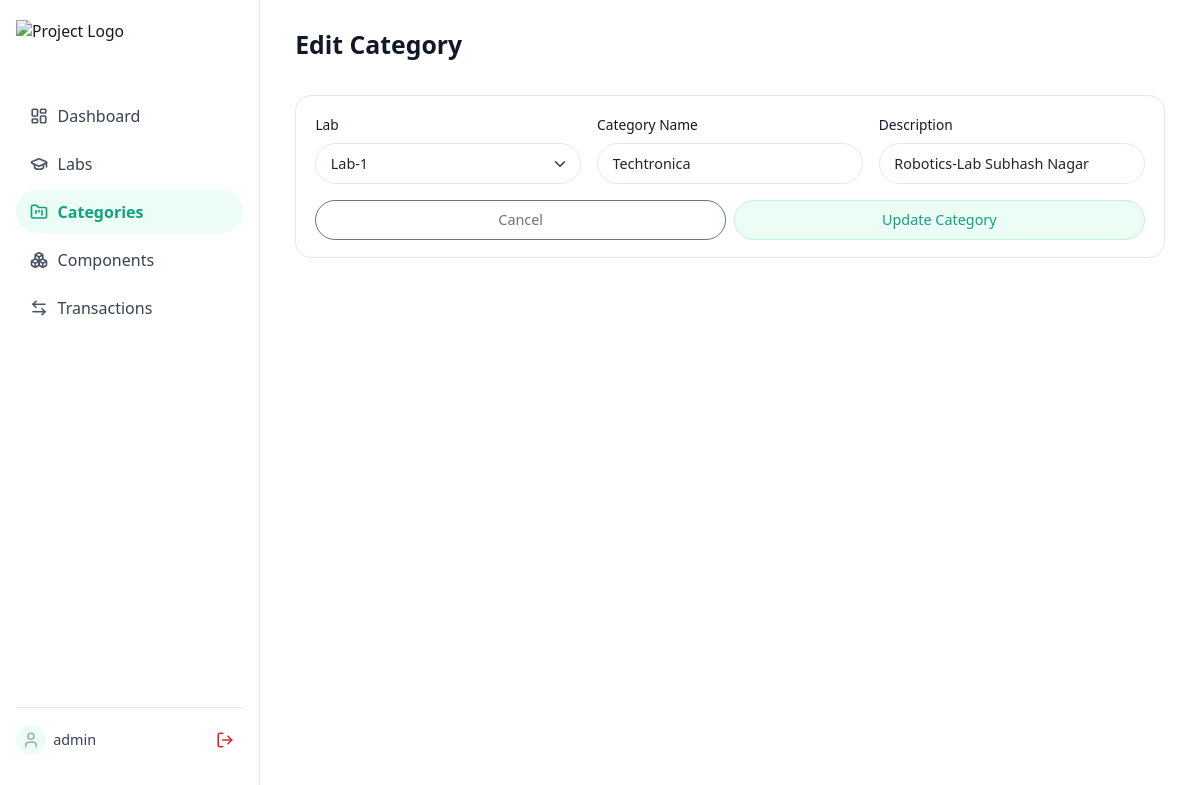
Screenshot of /categories/1/edit (signed in) with the database file from the repository.
### models.py (models this page shows)
class Category(db.Model):
    __tablename__ = 'categories'
    id = db.Column(db.Integer, primary_key=True)
    name = db.Column(db.String(100), nullable=False)
    description = db.Column(db.String(500))
    lab_id = db.Column(db.Integer, db.ForeignKey('labs.id'), nullable=True)
    created_at = db.Column(db.DateTime, default=datetime.now(IST))
    components = db.relationship('Component', backref='category', lazy='joined')

class Lab(db.Model):
    __tablename__ = 'labs'
    id = db.Column(db.Integer, primary_key=True)
    name = db.Column(db.String(100), nullable=False)
    location = db.Column(db.String(200))
    description = db.Column(db.String(500))
    created_at = db.Column(db.DateTime, default=datetime.now(IST))
    categories = db.relationship('Category', backref='lab', lazy='joined')
    components = db.relationship('Component', backref='lab', lazy='joined')
    transactions = db.relationship('Transaction', backref='lab', lazy='joined')

### app.py (the view, shortened to what this page needs)
@app.route("/categories/<int:category_id>/edit", methods=["GET", "POST"])
@login_required
def edit_category(category_id):
    category = Category.query.get(category_id)
    if not category:
        flash("Category not found.", "danger")
        return redirect(url_for("categories"))
    labs = Lab.query.all()
    return render_template("edit_category.html", category=category, labs=labs)

### app.py (called while the page is built)
def login_required(f):
    @wraps(f)
    def decorated_function(*args, **kwargs):
        if not session.get("logged_in"):
            return redirect(url_for("login"))
        return f(*args, **kwargs)
    return decorated_function

### templates/edit_category.html (shortened to what this page needs)
{% extends "base.html" %}
{% block page_title %}Edit Category{% endblock %}
{% block content %}
<div class="card-soft">
    <form method="post" class="row g-3">
        <div class="col-md-4 col-12">
            <label class="form-label small">Lab</label>
            <select name="lab_id" class="form-select" required>
                {% for lab in labs %}
                    <option value="{{ lab.id }}"
                        {% if category.lab_id and lab.id == category.lab_id %}selected{% endif %}>
                        {{ lab.name }}
                    </option>
                {% endfor %}
            </select>
        </div>
        <div class="col-md-4 col-12">
            <label class="form-label small">Category Name</label>
            <input
                type="text"
                name="name"
                class="form-control"
                value="{{ category.name }}"
                required
            >
        </div>
        <div class="col-md-4 col-12">
            <label class="form-label small">Description</label>
            <input
                type="text"
                name="description"
                class="form-control"
                value="{{ category.description }}"
            >
        </div>
        <div class="col-12 d-flex flex-column flex-md-row justify-content-between gap-2">
            <a href="{{ url_for('categories') }}" class="btn btn-outline-secondary w-100 w-md-auto">
                Cancel
            </a>
            <button type="submit" class="btn btn-soft-primary w-100 w-md-auto">
                Update Category
            </button>
        </div>
    </form>
</div>
{% endblock %}

### templates/base.html (style rules this page uses)
:root { --sidebar-bg: #ffffff; --sidebar-border: #e5e7eb; --sidebar-text: #111827; --sidebar-accent: #10a37f; --page-bg: #ffffff; --card-bg: transparent; --card-border: #e5e7eb; --sidebar-width: 260px; }
body { background-color: var(--page-bg); font-family: system-ui, -apple-system, BlinkMacSystemFont, "Segoe UI", sans-serif; color: #111827; font-size: 0.98rem; margin: 0; padding: 0; }
.card-soft { background-color: var(--card-bg); border-radius: 16px; border: 1px solid var(--card-border); padding: 1.05rem 1.2rem; margin-bottom: 1.2rem; }
.btn-soft-primary { background-color: #ecfdf5; color: var(--sidebar-accent); border-radius: 999px; border: 1px solid #bbf7d0; font-size: 0.9rem; padding: 0.5rem 1.1rem; font-weight: 500; }
.btn-outline-secondary { border-radius: 999px; font-size: 0.9rem; padding: 0.45rem 1.1rem; }
.btn { border-radius: 999px; }
.form-control, .form-select { border-radius: 999px; border-color: #e5e7eb; font-size: 0.9rem; padding: 0.55rem 0.9rem; }

### rows the page displays
Category: lab_id "Lab-1", name "Techtronica", description "Robotics-Lab Subhash Nagar"

### other values shown
{{ session.get('username', 'Admin') }} "admin"
